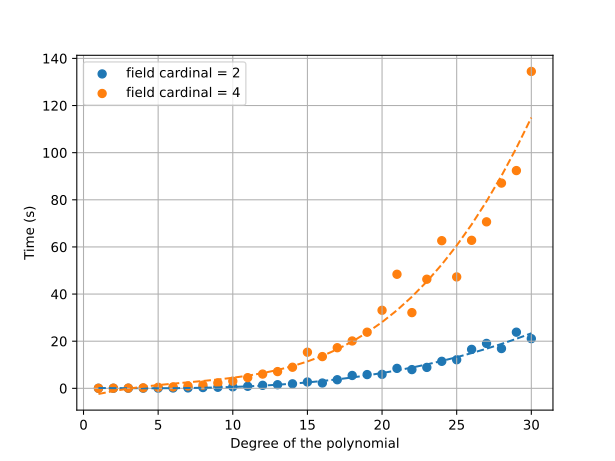

Python code for this plot:
#!/usr/bin/env python3
import sys
sys.path.insert(0, '..')

from goppa import finite_field, polynomials_finite_field
import time
import matplotlib.pyplot as plt
import numpy as np
import multiprocessing

N = 10

dimFieldMax = 2
degMax = 30

def par_irred(a) :
    
    P = X**a[0]
 
    P.coef[:-1] =  F.rand(a[0], seed = a[1])
        
    t0 = time.time()

    P.isIrred()
    
    return(time.time()-t0)

for i in range(1, dimFieldMax+1) :

    print("Generation of the field GF(2**{})...".format(i))

    F = finite_field.field(2, i)
    X = polynomials_finite_field.pol([0, 1], F)


    I = []
    T = []

    for j in range(1, degMax+1) :

        print("       irreducible polynomial of degree {}...".format(j))
                    
        with multiprocessing.Pool() as pool:
    
            t = pool.map(par_irred, [(j, n) for n in range(N*j)])
            
           
        T.append(np.average(t))
        I.append(j)

    plt.scatter(I, T, label="field cardinal = {}".format(2**i))
    z = np.polyfit(I, T, 3)
    p = np.poly1d(z)
    plt.plot(I, p(I), "--")

plt.grid(True)
plt.legend()
plt.xlabel("Degree of the polynomial")
plt.ylabel("Time (s)")
plt.savefig("test_irreducibility.svg")
